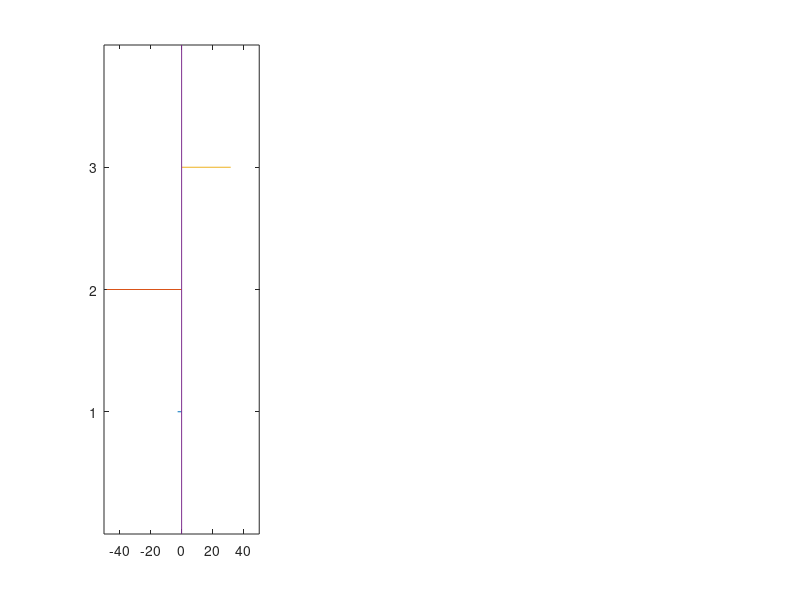

Here is the MATLAB script that generated this plot: (Note: this script raises an error after producing the figure.)
% Modal analysis CD-head

% Mass matrix
M1 = 3e-4; % [kg] focus coil
M2 = 5e-4; % [kg] radial coil
M3 = 2e-4; % [kg] lens

M = [
    M1 0  0;
    0  M2 0;
    0  0  M3];

% Stiffness matrix
freq1 = 40; % [Hz] eigenfreq lensassy;

K02 = (2*pi*freq1)^2 * (M2+M1+M3);
K12 = 0.2e6; % [N/m]
K23 = 1.0e6; % [N/m]
%K23 = K12*((((M3)*(freq1*2*pi)^2))/(((M1)*(freq1*2*pi)^2)))

K = [
      K12 -K12           0;
     -K12 (K02+K12+K23) -K23;
      0   -K23           K23];

% Determine eigenvectors, eigenvalues 
[V,D] = eig(K,M);
D = diag(D);
n = size(V);

%test of plotting the mode shapes
%mode1
figure
V=V.*-1;
subplot(1,3,1)
plot([V(1,3) 0],[1 1]); hold on
plot([V(1,2) 0],[2 2]); hold on
plot([V(1,1) 0],[3 3]); hold on
plot([0 0],[4 0])
xlim([-50,50])
ylim([0,4])
yticks([1,2,3])
yticklabels(["13 kHz - 1", "5 kHz - 2", "40 Hz - 3"])
xticks([])
title("Focus coil")
subplot(1,3,2)
plot([V(2,3) 0],[1 1]); hold on
plot([V(2,2) 0],[2 2]); hold on
plot([V(2,1) 0],[3 3]); hold on
plot([0 0],[4 0])
xlim([-50,50])
ylim([0,4])
yticks([1,2,3])
xticks([])
title("Radial coil")
subplot(1,3,3)
plot([V(3,3) 0],[1 1]); hold on
plot([V(3,2) 0],[2 2]); hold on
plot([V(3,1) 0],[3 3]); hold on 
plot([0 0],[4 0])
xlim([-50,50])
ylim([0,4])
yticks([1,2,3])
xticks([])
title("Lens")



% % Scale to max norm to bring the mass matrix to 'realistic' values
 %for i=1:n(2)
 %    V(:,i) = V(:,i)/max(V(:,i));
 %end

V=V.*-1;
% Eigenvalues to eigenfrequencies
D = sqrt(D)/(2*pi);

% Reduced modal mass and stiffness matrices

MM = V'*M*V;
KK = V'*K*V;

% Take the diagonal elements

MM = diag(MM);
KK = diag(KK);

% Modal damping
zeta = 0.01;
CC = 2*zeta*sqrt(MM.*KK);

% Transfer from Force point A to Displacement point B
A = 2;
B = 3;
for i=1:n(2)
    mode(i) = tf([V(A,i)*V(B,i)],[MM(i) CC(i) KK(i)]);
end

% Plot response
%figure(2); 
%bode( mode(1), mode(2), mode(3), logspace(1,5,1000)*2*pi);
%legend("mode 1", "mode 2", "mode 3")


%figure(3); 
%bode( mode(1), 'r', mode(2), 'r', mode(3), 'r', mode(1)+mode(2)+mode(3), 'k', logspace(1,5,1000)*2*pi);
%legend("mode 1", "mode 2", "mode 3", "combined modes")

